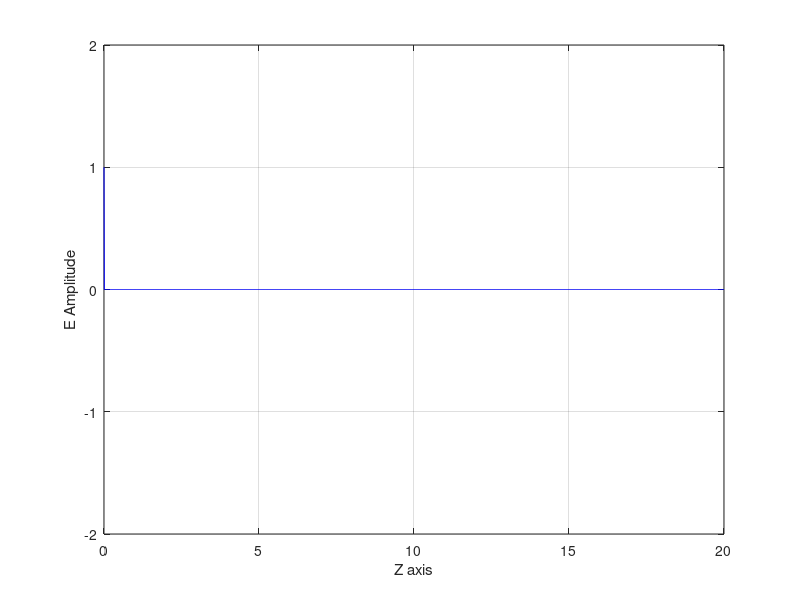

The MATLAB script that drew this image: (Note: this script raises an error after producing the figure.)
%%% Just MATLAB Things %%%%%%%%%%%%%%%%%%%%%%%%%%%%%%%%%%%%%%%%%%%%%%%%%%%%%%%%%
close all; clear variables; clc;
%%%%%%%%%%%%%%%%%%%%%%%%%%%%%%%%%%%%%%%%%%%%%%%%%%%%%%%%%%%%%%%%%%%%%%%%%%%%%%%%

%%% Parameters %%%%%%%%%%%%%%%%%%%%%%%%%%%%%%%%%%%%%%%%%%%%%%%%%%%%%%%%%%%%%%%%%

%%% The frequency of the EM wave
freq = 100e6;

%%% The initial amplitude of the E wave
E_0 = 1;

%%% The angle of the wave front with respect to the z axis
theta = 0;

%%% the relative permitivitty of region 1
e_r1 = 8;

%%% the relative permeability of region 1
m_r1 = 2;

%%% the conductivity of region 1
sigma1 = 0;

%%% the relative permitivitty of region 2
e_r2 = 2;

%%% the relative permeability of region 2
m_r2 = 2;

%%% the conductivity of region 2
sigma2 = 0.0;

%%% how long to simulate
time = 1;

%%% for far to simulate
len = 20;

%%% the spacial resolution to simulate
resS = 1e-2;

%%%%%%%%%%%%%%%%%%%%%%%%%%%%%%%%%%%%%%%%%%%%%%%%%%%%%%%%%%%%%%%%%%%%%%%%%%%%%%%%

%%% Anon and Constants %%%%%%%%%%%%%%%%%%%%%%%%%%%%%%%%%%%%%%%%%%%%%%%%%%%%%%%%%

ee_alpha = @(w, mu, epsilon, sigma) (w * sqrt( (mu * epsilon) / 2 )) * ...
				sqrt( sqrt( 1 + (sigma / (w * epsilon))^2 ) - 1 );

ee_beta = @(w, mu, epsilon, sigma) (w * sqrt( (mu * epsilon) / 2 )) * ...
				sqrt( sqrt( 1 + (sigma / (w * epsilon))^2 ) + 1 );

e0 = 8.8541878128 * 10^(-12);

m0 = 4 * pi * 10^(-7);

%%%%%%%%%%%%%%%%%%%%%%%%%%%%%%%%%%%%%%%%%%%%%%%%%%%%%%%%%%%%%%%%%%%%%%%%%%%%%%%%

%%% Angular frequency
w = 2 * pi * freq;

%%%
z_1 = 0:resS:(len / 2);
z_2 = z_1(end):resS:len;

%%% Impedance of material 1 and 2
eta_1 = sqrt( (m_r1 * m0) / (e_r1 * e0 - 1i * (sigma1 / w) ) );
eta_2 = sqrt( (m_r2 * m0) / (e_r2 * e0 - 1i * (sigma2 / w) ) );

%%% Reflection coefficients
E_rc = (eta_2 - eta_1) / (eta_2 + eta_1);
H_rc = -E_rc;

%%% Transmition coefficients
E_tc = 1 + E_rc;
H_tc = 1 + H_rc;

%%% Alpha for wave 1 and 2
a_1 = ee_alpha(w, m_r1 * m0, e_r1 * e0, sigma1);
a_2 = ee_alpha(w, m_r2 * m0, e_r2 * e0, sigma2);

%%% Beta for wave 1 and 2
b_1 = ee_beta(w, m_r1 * m0, e_r1 * e0, sigma1);
b_2 = ee_beta(w, m_r2 * m0, e_r2 * e0, sigma2);

%%% Arrays containing the three waves
forward_wave = zeros(1, length(z_1));
transmitted_wave = zeros(1, length(z_1));
reflected_wave = zeros(1, length(z_2));

%%% Accounts for the decay of a wave in a conductive medium
decay_mask_1 = exp(-a_1 .* z_1);
decay_mask_2 = exp(-a_2 .* z_2);

%%% 
unit_time_1 = b_1 / w * resS;
unit_time_2 = b_2 / w * resS;
resT = min(unit_time_2, unit_time_1);

for t = 0:resT:time

  if( mod( t, b_1 / w * resS ) == 0 )
    
    %%% forward wave
    E = real(E_0 * exp(1i * (w * t) ) );
    forward_wave_unmasked = [E, forward_wave(1:end - 1)];
    forward_wave = forward_wave_unmasked .* decay_mask_1;

    %%% reflected wave
    reflected_wave_unmasked = [reflected_wave(2:end), forward_wave(end) * E_rc];
    reflected_wave = reflected_wave_unmasked .* decay_mask_1(end:-1:1);
  
  end

  if( mod( t, b_2 / w * resS ) == 0 )
    
    %%% transmitted wave
    transmitted_wave_unmasked = [forward_wave(end) * E_tc, transmitted_wave(1:end - 1)];
    transmitted_wave = transmitted_wave_unmasked .* decay_mask_2;
  
  end

  plot(z_1, forward_wave + reflected_wave, '-b', z_2, transmitted_wave, '-b');
  ylim([-2 2])
	xlim([0 len]);
	grid on;
	xlabel('Z axis');
	ylabel('E Amplitude');
  title(['Time: ', num2str(round(t,4,'significant')), '[s]']);
	axis square;

  drawnow;

end





